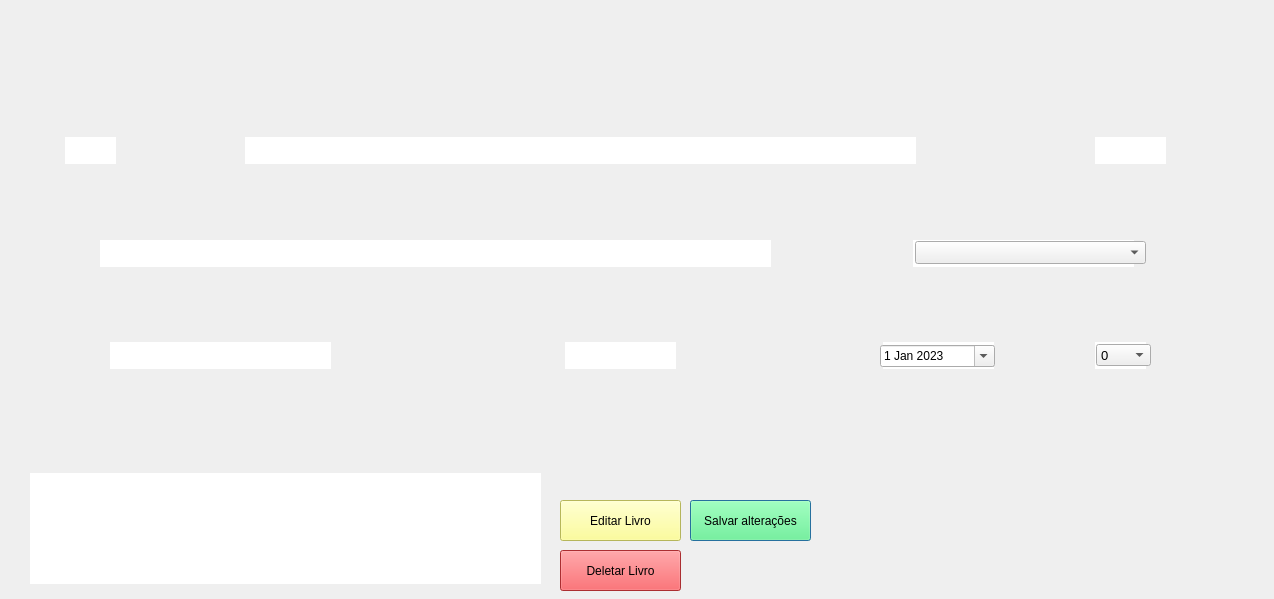
<?xml version="1.0" encoding="UTF-8"?>
<ui version="4.0">
 <class>Dialog</class>
 <widget class="QDialog" name="Dialog">
  <property name="geometry">
   <rect>
    <x>0</x>
    <y>0</y>
    <width>1274</width>
    <height>599</height>
   </rect>
  </property>
  <property name="minimumSize">
   <size>
    <width>1274</width>
    <height>599</height>
   </size>
  </property>
  <property name="maximumSize">
   <size>
    <width>1274</width>
    <height>599</height>
   </size>
  </property>
  <property name="windowTitle">
   <string>Visualizar livro</string>
  </property>
  <widget class="QLabel" name="label">
   <property name="geometry">
    <rect>
     <x>0</x>
     <y>0</y>
     <width>1311</width>
     <height>601</height>
    </rect>
   </property>
   <property name="text">
    <string/>
   </property>
   <property name="pixmap">
    <pixmap>icons/Visualizar_livro.png</pixmap>
   </property>
  </widget>
  <widget class="QLineEdit" name="lineEdit_ID">
   <property name="enabled">
    <bool>false</bool>
   </property>
   <property name="geometry">
    <rect>
     <x>65</x>
     <y>137</y>
     <width>51</width>
     <height>27</height>
    </rect>
   </property>
   <property name="font">
    <font>
     <family>Arial</family>
     <pointsize>10</pointsize>
    </font>
   </property>
   <property name="styleSheet">
    <string notr="true">background-color: rgb(255, 255, 255);
alternate-background-color: rgb(255, 255, 255);</string>
   </property>
   <property name="text">
    <string/>
   </property>
   <property name="frame">
    <bool>false</bool>
   </property>
  </widget>
  <widget class="QLineEdit" name="lineEdit_titulo">
   <property name="enabled">
    <bool>false</bool>
   </property>
   <property name="geometry">
    <rect>
     <x>245</x>
     <y>137</y>
     <width>671</width>
     <height>27</height>
    </rect>
   </property>
   <property name="font">
    <font>
     <family>Arial</family>
     <pointsize>10</pointsize>
    </font>
   </property>
   <property name="styleSheet">
    <string notr="true">background-color: rgb(255, 255, 255);
alternate-background-color: rgb(255, 255, 255);</string>
   </property>
   <property name="text">
    <string/>
   </property>
   <property name="frame">
    <bool>false</bool>
   </property>
  </widget>
  <widget class="QLineEdit" name="lineEdit_n_paginas">
   <property name="enabled">
    <bool>false</bool>
   </property>
   <property name="geometry">
    <rect>
     <x>1095</x>
     <y>137</y>
     <width>71</width>
     <height>27</height>
    </rect>
   </property>
   <property name="font">
    <font>
     <family>Arial</family>
     <pointsize>10</pointsize>
    </font>
   </property>
   <property name="styleSheet">
    <string notr="true">background-color: rgb(255, 255, 255);
alternate-background-color: rgb(255, 255, 255);</string>
   </property>
   <property name="text">
    <string/>
   </property>
   <property name="frame">
    <bool>false</bool>
   </property>
  </widget>
  <widget class="QLineEdit" name="lineEdit_autor">
   <property name="enabled">
    <bool>false</bool>
   </property>
   <property name="geometry">
    <rect>
     <x>100</x>
     <y>240</y>
     <width>671</width>
     <height>27</height>
    </rect>
   </property>
   <property name="font">
    <font>
     <family>Arial</family>
     <pointsize>10</pointsize>
    </font>
   </property>
   <property name="styleSheet">
    <string notr="true">background-color: rgb(255, 255, 255);
alternate-background-color: rgb(255, 255, 255);</string>
   </property>
   <property name="text">
    <string/>
   </property>
   <property name="frame">
    <bool>false</bool>
   </property>
  </widget>
  <widget class="QLineEdit" name="lineEdit_genero">
   <property name="enabled">
    <bool>false</bool>
   </property>
   <property name="geometry">
    <rect>
     <x>913</x>
     <y>240</y>
     <width>221</width>
     <height>27</height>
    </rect>
   </property>
   <property name="font">
    <font>
     <family>Arial</family>
     <pointsize>10</pointsize>
    </font>
   </property>
   <property name="styleSheet">
    <string notr="true">background-color: rgb(255, 255, 255);
alternate-background-color: rgb(255, 255, 255);</string>
   </property>
   <property name="text">
    <string/>
   </property>
   <property name="frame">
    <bool>false</bool>
   </property>
  </widget>
  <widget class="QLineEdit" name="lineEdit_editora">
   <property name="enabled">
    <bool>false</bool>
   </property>
   <property name="geometry">
    <rect>
     <x>110</x>
     <y>342</y>
     <width>221</width>
     <height>27</height>
    </rect>
   </property>
   <property name="font">
    <font>
     <family>Arial</family>
     <pointsize>10</pointsize>
    </font>
   </property>
   <property name="styleSheet">
    <string notr="true">background-color: rgb(255, 255, 255);
alternate-background-color: rgb(255, 255, 255);</string>
   </property>
   <property name="text">
    <string/>
   </property>
   <property name="frame">
    <bool>false</bool>
   </property>
  </widget>
  <widget class="QLineEdit" name="lineEdit_anopubli">
   <property name="enabled">
    <bool>false</bool>
   </property>
   <property name="geometry">
    <rect>
     <x>565</x>
     <y>342</y>
     <width>111</width>
     <height>27</height>
    </rect>
   </property>
   <property name="font">
    <font>
     <family>Arial</family>
     <pointsize>10</pointsize>
    </font>
   </property>
   <property name="styleSheet">
    <string notr="true">background-color: rgb(255, 255, 255);
alternate-background-color: rgb(255, 255, 255);</string>
   </property>
   <property name="text">
    <string/>
   </property>
   <property name="frame">
    <bool>false</bool>
   </property>
  </widget>
  <widget class="QLineEdit" name="lineEdit_finalizado">
   <property name="enabled">
    <bool>false</bool>
   </property>
   <property name="geometry">
    <rect>
     <x>883</x>
     <y>342</y>
     <width>111</width>
     <height>27</height>
    </rect>
   </property>
   <property name="font">
    <font>
     <family>Arial</family>
     <pointsize>10</pointsize>
    </font>
   </property>
   <property name="styleSheet">
    <string notr="true">background-color: rgb(255, 255, 255);
alternate-background-color: rgb(255, 255, 255);</string>
   </property>
   <property name="text">
    <string/>
   </property>
   <property name="frame">
    <bool>false</bool>
   </property>
  </widget>
  <widget class="QLineEdit" name="lineEdit_nota">
   <property name="enabled">
    <bool>false</bool>
   </property>
   <property name="geometry">
    <rect>
     <x>1095</x>
     <y>342</y>
     <width>51</width>
     <height>27</height>
    </rect>
   </property>
   <property name="font">
    <font>
     <family>Arial</family>
     <pointsize>10</pointsize>
    </font>
   </property>
   <property name="styleSheet">
    <string notr="true">background-color: rgb(255, 255, 255);
alternate-background-color: rgb(255, 255, 255);</string>
   </property>
   <property name="text">
    <string/>
   </property>
   <property name="frame">
    <bool>false</bool>
   </property>
  </widget>
  <widget class="QTextEdit" name="textEdit_resenha">
   <property name="enabled">
    <bool>false</bool>
   </property>
   <property name="geometry">
    <rect>
     <x>30</x>
     <y>473</y>
     <width>511</width>
     <height>111</height>
    </rect>
   </property>
   <property name="styleSheet">
    <string notr="true">background-color: rgb(255, 255, 255);
alternate-background-color: rgb(255, 255, 255);</string>
   </property>
   <property name="frameShape">
    <enum>QFrame::NoFrame</enum>
   </property>
   <property name="html">
    <string>&lt;!DOCTYPE HTML PUBLIC &quot;-//W3C//DTD HTML 4.0//EN&quot; &quot;http://www.w3.org/TR/REC-html40/strict.dtd&quot;&gt;
&lt;html&gt;&lt;head&gt;&lt;meta name=&quot;qrichtext&quot; content=&quot;1&quot; /&gt;&lt;style type=&quot;text/css&quot;&gt;
p, li { white-space: pre-wrap; }
&lt;/style&gt;&lt;/head&gt;&lt;body style=&quot; font-family:'MS Shell Dlg 2'; font-size:7.8pt; font-weight:400; font-style:normal;&quot;&gt;
&lt;p style=&quot;-qt-paragraph-type:empty; margin-top:0px; margin-bottom:0px; margin-left:0px; margin-right:0px; -qt-block-indent:0; text-indent:0px;&quot;&gt;&lt;br /&gt;&lt;/p&gt;&lt;/body&gt;&lt;/html&gt;</string>
   </property>
  </widget>
  <widget class="QPushButton" name="pushButton_salvar">
   <property name="geometry">
    <rect>
     <x>690</x>
     <y>500</y>
     <width>121</width>
     <height>41</height>
    </rect>
   </property>
   <property name="styleSheet">
    <string notr="true">background-color: rgb(85, 255, 127);</string>
   </property>
   <property name="text">
    <string>Salvar alterações</string>
   </property>
  </widget>
  <widget class="QPushButton" name="pushButton_editar">
   <property name="geometry">
    <rect>
     <x>560</x>
     <y>500</y>
     <width>121</width>
     <height>41</height>
    </rect>
   </property>
   <property name="styleSheet">
    <string notr="true">background-color: rgb(255, 255, 127);</string>
   </property>
   <property name="text">
    <string>Editar Livro</string>
   </property>
  </widget>
  <widget class="QPushButton" name="pushButton_deletar">
   <property name="geometry">
    <rect>
     <x>560</x>
     <y>550</y>
     <width>121</width>
     <height>41</height>
    </rect>
   </property>
   <property name="styleSheet">
    <string notr="true">background-color: rgb(240, 65, 68);</string>
   </property>
   <property name="text">
    <string>Deletar Livro</string>
   </property>
  </widget>
  <widget class="QComboBox" name="comboBox_nota">
   <property name="geometry">
    <rect>
     <x>1096</x>
     <y>344</y>
     <width>55</width>
     <height>22</height>
    </rect>
   </property>
   <property name="font">
    <font>
     <family>Arial</family>
     <pointsize>10</pointsize>
    </font>
   </property>
   <property name="maxVisibleItems">
    <number>11</number>
   </property>
   <item>
    <property name="text">
     <string>0</string>
    </property>
   </item>
   <item>
    <property name="text">
     <string>1</string>
    </property>
   </item>
   <item>
    <property name="text">
     <string>2</string>
    </property>
   </item>
   <item>
    <property name="text">
     <string>3</string>
    </property>
   </item>
   <item>
    <property name="text">
     <string>4</string>
    </property>
   </item>
   <item>
    <property name="text">
     <string>5</string>
    </property>
   </item>
   <item>
    <property name="text">
     <string>6</string>
    </property>
   </item>
   <item>
    <property name="text">
     <string>7</string>
    </property>
   </item>
   <item>
    <property name="text">
     <string>8</string>
    </property>
   </item>
   <item>
    <property name="text">
     <string>9</string>
    </property>
   </item>
   <item>
    <property name="text">
     <string>10</string>
    </property>
   </item>
  </widget>
  <widget class="QDateEdit" name="dateEdit_finalizacao">
   <property name="geometry">
    <rect>
     <x>880</x>
     <y>345</y>
     <width>115</width>
     <height>22</height>
    </rect>
   </property>
   <property name="calendarPopup">
    <bool>true</bool>
   </property>
   <property name="date">
    <date>
     <year>2023</year>
     <month>1</month>
     <day>1</day>
    </date>
   </property>
  </widget>
  <widget class="QComboBox" name="comboBox_genero">
   <property name="geometry">
    <rect>
     <x>915</x>
     <y>241</y>
     <width>231</width>
     <height>23</height>
    </rect>
   </property>
   <property name="font">
    <font>
     <family>Arial</family>
     <pointsize>10</pointsize>
    </font>
   </property>
  </widget>
 </widget>
 <resources/>
 <connections/>
</ui>
